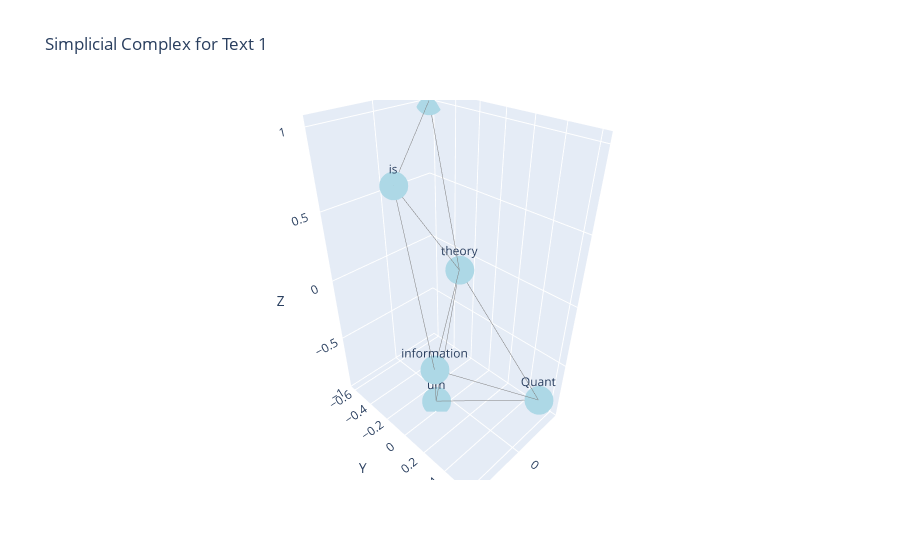
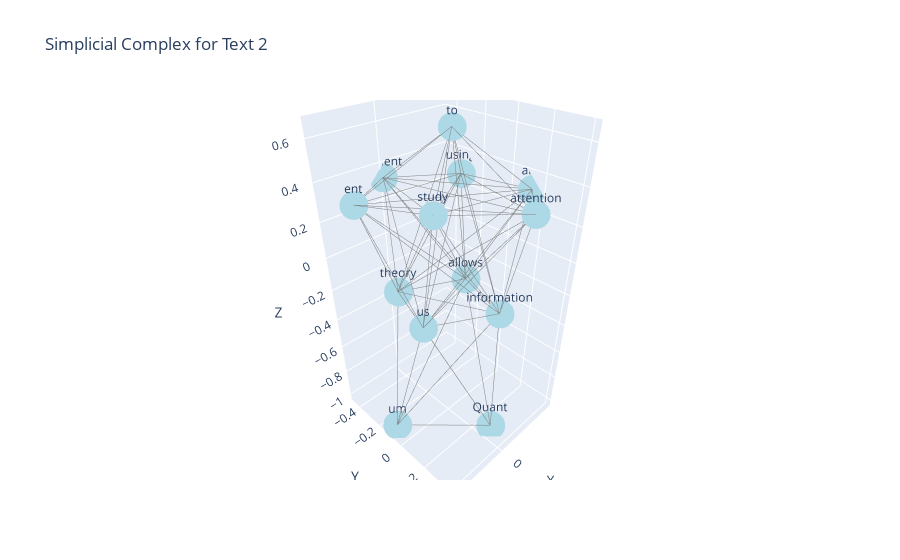

The notebook cell saved with these charts, in order:
### Markdown cell above
Below, we provide an interactive simplicial complex GUI that allows us to look at the simplicial complex for the filtration at specific values of the filtration parameter `threshold` using the slider to specify the threshold value.

### Code cell
import numpy as np
import torch
from transformers import GPT2Tokenizer, GPT2Model
import gudhi as gd
import matplotlib.pyplot as plt
import networkx as nx
from scipy.spatial.distance import jensenshannon
import plotly.graph_objs as go


def get_attention_matrix(text, model, tokenizer, layer, head):
    inputs = tokenizer(text, return_tensors="pt")
    outputs = model(**inputs, output_attentions=True)
    attention = outputs.attentions[layer][0, head].detach().cpu().numpy()
    return attention

def compute_persistence(attention_matrix):
    softmax_attention = np.exp(attention_matrix) / np.sum(np.exp(attention_matrix), axis=-1)[:, np.newaxis]
    distance_matrix = np.array([[jensenshannon(softmax_attention[i], softmax_attention[j]) for j in range(softmax_attention.shape[0])] for i in range(softmax_attention.shape[0])])
    
    rips_complex = gd.RipsComplex(distance_matrix=distance_matrix, max_edge_length=np.inf)
    simplex_tree = rips_complex.create_simplex_tree(max_dimension=2)
    persistence = simplex_tree.persistence(min_persistence=0.01)
    return persistence, simplex_tree, distance_matrix

def plot_simplicial_complex_3d(simplex_tree, distance_matrix, title, threshold, tokens):
    g = nx.Graph()
    for (simplex, _) in simplex_tree.get_filtration():
        if len(simplex) == 2:
            if distance_matrix[simplex[0]][simplex[1]] <= threshold:
                g.add_edge(simplex[0], simplex[1])

    # Create a token dictionary only for nodes in the graph
    labels = {node: tokens[node] for node in g.nodes()}
    
    # 3D layout
    pos = nx.spring_layout(g, dim=3, seed=42)
    
    # Extract node coordinates
    Xn = [pos[k][0] for k in g.nodes()]
    Yn = [pos[k][1] for k in g.nodes()]
    Zn = [pos[k][2] for k in g.nodes()]
    
    # Extract edge coordinates
    Xe = []
    Ye = []
    Ze = []
    for e in g.edges():
        Xe += [pos[e[0]][0], pos[e[1]][0], None]
        Ye += [pos[e[0]][1], pos[e[1]][1], None]
        Ze += [pos[e[0]][2], pos[e[1]][2], None]
    
    # Create a trace for edges
    trace_edges = go.Scatter3d(x=Xe, y=Ye, z=Ze, mode='lines', line=dict(color='gray', width=1))
    
    # Create a trace for nodes
    trace_nodes = go.Scatter3d(x=Xn, y=Yn, z=Zn, mode='markers+text', text=list(labels.values()), marker=dict(symbol='circle', size=10, color='lightblue'), textposition="top center")
    
    # Create a layout
    layout = go.Layout(title=title, scene=dict(xaxis_title='X', yaxis_title='Y', zaxis_title='Z'), showlegend=False)
    
    # Create a plot
    fig = go.Figure(data=[trace_edges, trace_nodes], layout=layout)
    fig.show()


# Load pre-trained transformer model and tokenizer
tokenizer = GPT2Tokenizer.from_pretrained('gpt2')
model = GPT2Model.from_pretrained('gpt2')

# Text inputs
text1 = "Quantum information theory is interesting"
text2 = "Quantum information theory allows us to study attention using entanglement"

# Choose a layer and head
layer = 1
head = 2

# Get attention matrices
attention_matrix1 = get_attention_matrix(text1, model, tokenizer, layer, head)
attention_matrix2 = get_attention_matrix(text2, model, tokenizer, layer, head)

# Compute persistence and simplex trees
persistence1, simplex_tree1, distance_matrix1 = compute_persistence(attention_matrix1)
persistence2, simplex_tree2, distance_matrix2 = compute_persistence(attention_matrix2)

# Threshold value
threshold = 0.1

# Get tokens
tokens1 = tokenizer.tokenize(text1)
tokens2 = tokenizer.tokenize(text2)

# Add special tokens ([CLS], [SEP], etc.) if necessary
tokens1 = [tokenizer.decode(token_id) for token_id in tokenizer.encode(text1)]
tokens2 = [tokenizer.decode(token_id) for token_id in tokenizer.encode(text2)]

plot_simplicial_complex_3d(simplex_tree1, distance_matrix1, "Simplicial Complex for Text 1", threshold, tokens1)
plot_simplicial_complex_3d(simplex_tree2, distance_matrix2, "Simplicial Complex for Text 2", threshold, tokens2)

### Figure 1 — Plotly figure (JSON) as saved in the notebook; plotly's stock layout.template omitted (floating-point values rounded to 4 significant figures)
{"data": [{"line": {"color": "gray", "width": 1}, "mode": "lines", "type": "scatter3d", "x": [-0.2244, 0.124, null, -0.2244, 0.4308, null, -0.2244, -0.2009, null, 0.124, 0.4308, null, 0.124, -0.2009, null, 0.2856, -0.4151, null, 0.2856, -0.2009, null, 0.2856, 0.4308, null, -0.4151, -0.2009, null, 0.4308, -0.2009, null], "y": [0.613, -0.03107, null, 0.613, 0.2973, null, 0.613, -0.1208, null, -0.03107, 0.2973, null, -0.03107, -0.1208, null, -0.1436, -0.6148, null, -0.1436, -0.1208, null, -0.1436, 0.2973, null, -0.6148, -0.1208, null, 0.2973, -0.1208, null], "z": [-0.6914, -0.9421, null, -0.6914, -0.1639, null, -0.6914, 0.03083, null, -0.9421, -0.1639, null, -0.9421, 0.03083, null, 0.7665, 1, null, 0.7665, 0.03083, null, 0.7665, -0.1639, null, 1, 0.03083, null, -0.1639, 0.03083, null]}, {"marker": {"color": "lightblue", "size": 10, "symbol": "circle"}, "mode": "markers+text", "text": ["Quant", "um", " is", " interesting", " information", " theory"], "textposition": "top center", "type": "scatter3d", "x": [-0.2244, 0.124, 0.2856, -0.4151, 0.4308, -0.2009], "y": [0.613, -0.03107, -0.1436, -0.6148, 0.2973, -0.1208], "z": [-0.6914, -0.9421, 0.7665, 1, -0.1639, 0.03083]}], "layout": {"autosize": true, "scene": {"aspectmode": "auto", "aspectratio": {"x": 0.6695, "y": 0.9717, "z": 1.537}, "xaxis": {"title": {"text": "X"}, "type": "linear"}, "yaxis": {"title": {"text": "Y"}, "type": "linear"}, "zaxis": {"title": {"text": "Z"}, "type": "linear"}}, "showlegend": false, "title": {"text": "Simplicial Complex for Text 1"}}}

### Figure 2 — Plotly figure (JSON) as saved in the notebook; plotly's stock layout.template omitted (floating-point values rounded to 4 significant figures; data arrays with more than 128 entries replaced by an {"elided": "..."} marker saying what was removed)
{"data": [{"line": {"color": "gray", "width": 1}, "mode": "lines", "type": "scatter3d", "x": {"elided": "192 float values"}, "y": {"elided": "192 float values"}, "z": {"elided": "192 float values"}}, {"marker": {"color": "lightblue", "size": 10, "symbol": "circle"}, "mode": "markers+text", "text": ["Quant", "um", "ang", "lement", " ent", " to", " study", " using", " attention", " information", " allows", " us", " theory"], "textposition": "top center", "type": "scatter3d", "x": [-0.05677, 0.3318, -0.4428, 0.006187, 0.3571, -0.0902, 0.2863, -0.3994, -0.1006, -0.08062, -0.2358, 0.2917, 0.1331], "y": [0.2927, -0.08916, 0.1418, -0.46, -0.21, -0.06415, 0.2112, -0.3003, 0.4052, 0.2782, -0.09686, 0.1338, -0.2426], "z": [-1.0, -0.991, 0.3113, 0.3279, 0.3726, 0.6414, 0.4448, 0.2832, 0.3836, -0.188, -0.2325, -0.143, -0.2102]}], "layout": {"autosize": true, "scene": {"aspectmode": "auto", "aspectratio": {"x": 0.7666, "y": 0.8292, "z": 1.573}, "xaxis": {"title": {"text": "X"}, "type": "linear"}, "yaxis": {"title": {"text": "Y"}, "type": "linear"}, "zaxis": {"title": {"text": "Z"}, "type": "linear"}}, "showlegend": false, "title": {"text": "Simplicial Complex for Text 2"}}}
